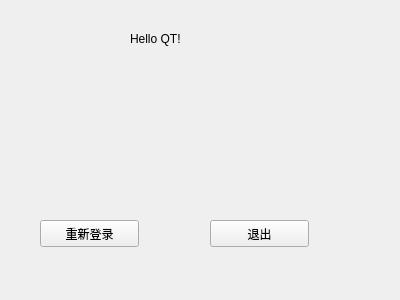
<?xml version="1.0" encoding="UTF-8"?>
<ui version="4.0">
 <class>MyWidget</class>
 <widget class="QWidget" name="MyWidget">
  <property name="geometry">
   <rect>
    <x>0</x>
    <y>0</y>
    <width>400</width>
    <height>300</height>
   </rect>
  </property>
  <property name="windowTitle">
   <string>MyWidget</string>
  </property>
  <widget class="QLabel" name="label">
   <property name="geometry">
    <rect>
     <x>130</x>
     <y>30</y>
     <width>161</width>
     <height>17</height>
    </rect>
   </property>
   <property name="text">
    <string>Hello QT!</string>
   </property>
  </widget>
  <widget class="QPushButton" name="pushButton">
   <property name="geometry">
    <rect>
     <x>40</x>
     <y>220</y>
     <width>99</width>
     <height>27</height>
    </rect>
   </property>
   <property name="text">
    <string>重新登录</string>
   </property>
  </widget>
  <widget class="QPushButton" name="pushButton_2">
   <property name="geometry">
    <rect>
     <x>210</x>
     <y>220</y>
     <width>99</width>
     <height>27</height>
    </rect>
   </property>
   <property name="text">
    <string>退出</string>
   </property>
  </widget>
 </widget>
 <layoutdefault spacing="6" margin="11"/>
 <resources/>
 <connections>
  <connection>
   <sender>pushButton_2</sender>
   <signal>clicked()</signal>
   <receiver>MyWidget</receiver>
   <slot>close()</slot>
   <hints>
    <hint type="sourcelabel">
     <x>289</x>
     <y>227</y>
    </hint>
    <hint type="destinationlabel">
     <x>351</x>
     <y>139</y>
    </hint>
   </hints>
  </connection>
 </connections>
</ui>
